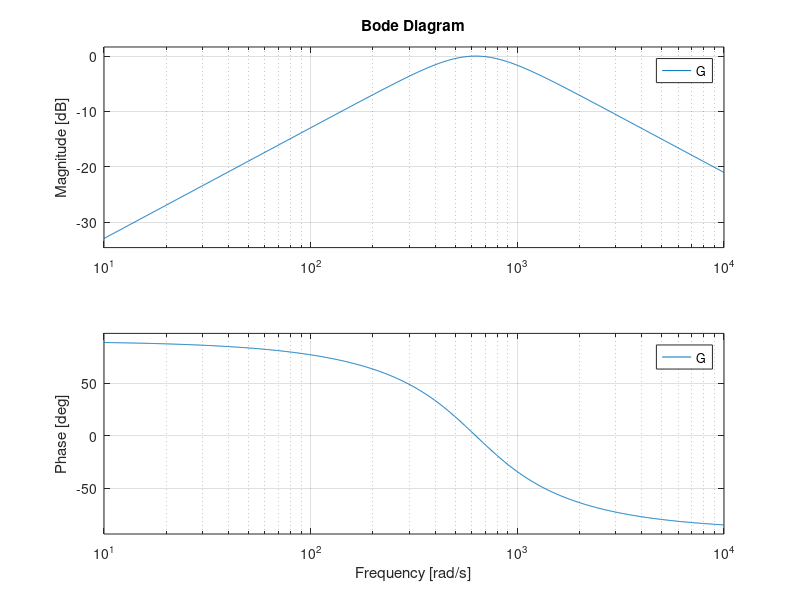

MATLAB code to generate this figure: (Note: this script raises an error after producing the figure.)
clear; clc;

R = 100;
L = 112.54e-3;
C = 22.5e-6;

num = [R*C 0];
den = [L*C R*C 1];
G = tf(num, den);

figure();
N = 1000;
w = logspace(-1, 10, N);
bode(G);

f = w/(2*pi);

s = 1i*w;

P = freqresp(G, s);
P_mag = 20*log10(abs(P));
P_ph = angle(P)*(180/pi);

    
figure('Name', "Filtro Pasa Banda");
subplot(2,1,1);
semilogx(f, P_mag(1,:), 'b-', 'LineWidth', 2);
grid on;
xlabel('Frecuencia [Hz]');
ylabel('Magnitud [dB]');
title('Diagrama de Bode en MAGNITUD');

subplot(2,1,2);
semilogx(f, P_ph(1,:), 'r-', 'LineWidth', 2);
grid on;
xlabel('Frecuencia [Hz]');
ylabel('Fase (grados)');
title('Diagrama de Bode en FASE');